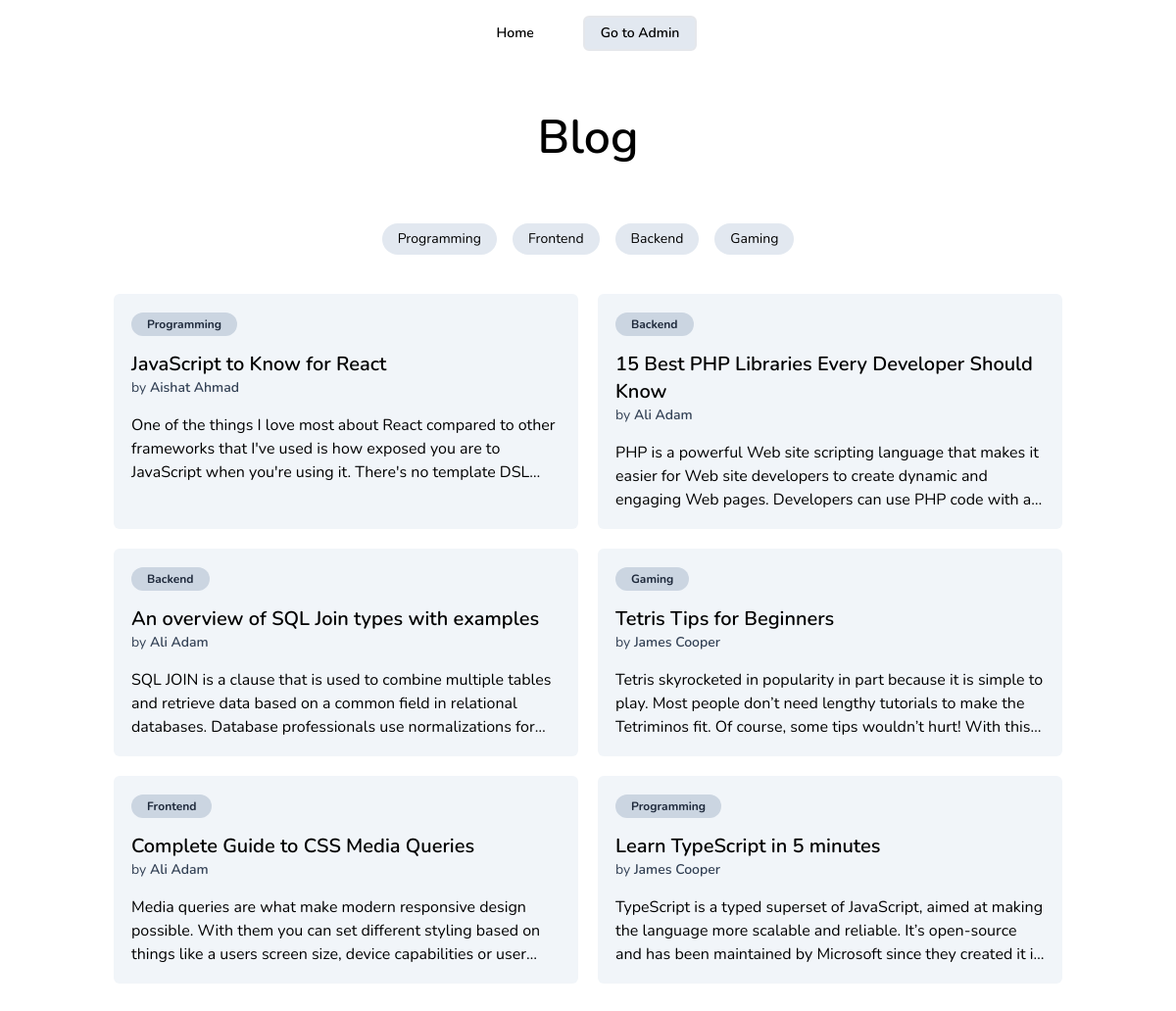
The page / on the database its author committed.
### tables this page shows
CREATE TABLE categories (
  id INT NOT NULL AUTO_INCREMENT,
  name VARCHAR(255) NOT NULL,
  PRIMARY KEY (id),
  UNIQUE (name)
);

CREATE TABLE articles (
  id INT NOT NULL AUTO_INCREMENT,
  title VARCHAR(255) NOT NULL,
  content TEXT NOT NULL,
  status VARCHAR(255) NOT NULL,
  author_id INT,
  category_id INT,
  PRIMARY KEY (id),
  FOREIGN KEY (author_id) REFERENCES authors(id) ON DELETE SET NULL,
  FOREIGN KEY (category_id) REFERENCES categories(id) ON DELETE SET NULL,
  UNIQUE (title)
);

CREATE TABLE authors (
  id INT NOT NULL AUTO_INCREMENT,
  name VARCHAR(255) NOT NULL,
  email VARCHAR(255) NOT NULL,
  PRIMARY KEY (id),
  UNIQUE (email)
);

### public/index.php (called while the page is built, shortened)
<?php
try {
  include __DIR__ . '/../classes/Article.php';
  include __DIR__ . '/../classes/Category.php';
  $article = new Article();
  $category = new Category();
  $articles = $article->getPublishedArticles();
  $categories = $category->getCategories(true);
  include __DIR__ . '/../views/header.php';
  include __DIR__ . '/../views/home.php';
  include __DIR__ . '/../views/footer.php';
} catch (PDOException $e) {
  $title = 'An error has occurred';
  $output = 'Database error: ' . $e->getMessage() . ' in ' .
    $e->getFile() . ':' . $e->getLine();
}

### classes/Category.php (called while the page is built, shortened)
<?php
require_once __DIR__ . '/Database.php';
class Category
{
  private $pdo;
  public function __construct()
  {
    $db = new Database();
    $this->pdo = $db->connect();
  }
  public function getCategories($shouldContainArticles = false)
  {
    if ($shouldContainArticles) {
      $stmt = $this->pdo->prepare('SELECT * FROM categories WHERE id IN (SELECT category_id FROM articles)');
    } else {
      $stmt = $this->pdo->prepare('SELECT * FROM categories ORDER BY id');
    }
    $stmt->execute();
    return $stmt->fetchAll();
  }
}

### classes/Database.php (called while the page is built)
<?php
class Database
{
  public function connect()
  {
    return new PDO(
      'mysql:host=localhost; dbname=blog; charset=utf8mb4',
      'root',
      ''
    );
  }
}

### classes/Article.php (called while the page is built, shortened)
<?php
require_once __DIR__ . '/Database.php';
class Article
{
  private $pdo;
  public function __construct()
  {
    $db = new Database();
    $this->pdo = $db->connect();
  }
  public function getPublishedArticles()
  {
    $stmt = $this->pdo->prepare('SELECT articles.id, title, content, status, categories.name as category_name, authors.name as author_name
    FROM articles
    LEFT JOIN categories ON articles.category_id = categories.id
    LEFT JOIN authors ON articles.author_id = authors.id
    WHERE status = "Published"
    ORDER BY articles.id DESC');
    $stmt->execute();
    return  $stmt->fetchAll();
  }
}

### views/home.php (the view, shortened to what this page needs)
<main class='mx-auto max-w-[1000px] px-4 py-2'>
  <div class='mt-10 grid place-items-center gap-5'>
    <h1 class='text-5xl font-semibold'>Blog</h1>
  </div>
  <div class='mt-16 flex gap-4 place-content-center items-center'>
    <?php foreach ($categories as $category) : ?>
    <a href="/?category=<?= $category['name'] ?>"
      class="<?= $category['name'] === ($_GET['category'] ?? null) ? 'bg-slate-800 text-slate-100' : 'bg-slate-200 hover:bg-slate-300 transition' ?>  text-sm rounded-full px-4 py-1.5"><?= $category['name'] ?></a>
    <?php endforeach ?>
  </div>
  <section class='mt-10 grid grid-cols-2 gap-5'>
    <?php foreach ($articles as $article) : ?>
    <a href="/article.php?id=<?= $article['id'] ?>"
      class='rounded-md border-2 border-transparent bg-slate-100 hover:border-slate-600'>
      <article class='p-4'>
        <?php if ($article['category_name']) : ?>
        <span class='rounded-full font-bold bg-slate-300 px-4 py-1 text-xs text-slate-800'>
          <?= $article['category_name']  ?>
        </span>
        <?php endif ?>
        <div class='py-4'>
          <h2 class='text-xl font-semibold'><?= $article['title'] ?></h2>
          <p class='text-sm text-slate-700'>
            by <span class='font-semibold'><?= $article['author_name']  ?></span>
          </p>
        </div>
        <p class="line-clamp-3"><?= $article['content'] ?></p>
      </article>
    </a>
    <?php endforeach ?>
  </section>
</main>

### views/header.php (shortened to what this page needs)
<!doctype html>
<html>
<head>
  <link rel="stylesheet" href="/css/output.css">
</head>
<body>
  <nav class="max-w-[500px] flex items-center gap-8 justify-center mx-auto py-4">
    <a class='rounded-md border-transparent hover:bg-slate-200 py-1.5 px-4 transition text-sm border-2 font-semibold'
      href='/'>
      Home
    </a>
    <a class='rounded-md bg-slate-200 py-1.5 px-4 transition hover:border-slate-800 hover:bg-slate-800 text-sm hover:text-slate-100 border-2 font-semibold'
      href='/admin/articles'>
      Go to Admin
    </a>
  </nav>

### views/footer.php
</body>
</html>

### views/header.php (style rules this page uses)
html { font-family: 'Nunito', sans-serif; }
body { margin-bottom: 5rem; }

### rows shown on the page
categories: name "Programming"
categories: name "Frontend"
categories: name "Backend"
categories: name "Gaming"
articles: category.name "Programming", title "JavaScript to Know for React", author.name "Aishat Ahmad", content "One of the things I love most about React compared to other frameworks that I've used is how exposed you are to JavaScript when you're using it. There's no template…"
articles: category.name "Backend", title "15 Best PHP Libraries Every Developer Should Know", author.name "Ali Adam", content "PHP is a powerful Web site scripting language that makes it easier for Web site developers to create dynamic and engaging Web pages. Developers can use PHP code with…"
articles: category.name "Backend", title "An overview of SQL Join types with examples", author.name "Ali Adam", content "SQL JOIN is a clause that is used to combine multiple tables and retrieve data based on a common field in relational databases. Database professionals use normalizations…"
articles: category.name "Gaming", title "Tetris Tips for Beginners", author.name "James Cooper", content "Tetris skyrocketed in popularity in part because it is simple to play. Most people don’t need lengthy tutorials to make the Tetriminos fit. Of course, some tips wouldn’t hurt! With…"
articles: category.name "Frontend", title "Complete Guide to CSS Media Queries", author.name "Ali Adam", content "Media queries are what make modern responsive design possible. With them you can set different styling based on things like a users screen size, device capabilities or…"
articles: category.name "Programming", title "Learn TypeScript in 5 minutes", author.name "James Cooper", content "TypeScript is a typed superset of JavaScript, aimed at making the language more scalable and reliable. It’s open-source and has been maintained by Microsoft since they created it…"
